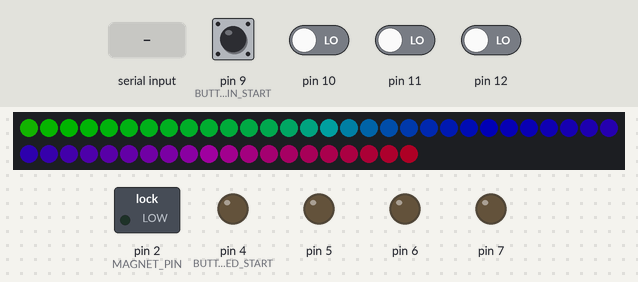
The sketch below on a simulated Arduino Uno, built with avr-gcc and run on an emulated ATmega328P. Shown: 50 RGB LEDs in strip order, left to right, continuing on the next row, switched loads named in the sketch (green lamp = pin HIGH), output pins drawn as LEDs (lit = HIGH). Inputs (shaded band) come from the test bench; at power-on: pin 9 (BUTTON_PIN_START), pin 10–12 LOW. Dim RGB values are drawn brighter than linear; what the sketch prints to the serial monitor is not drawn.

Above: at 4.2 s.
4.3 s: "90,45\n" received over Serial
At 4.47 s:
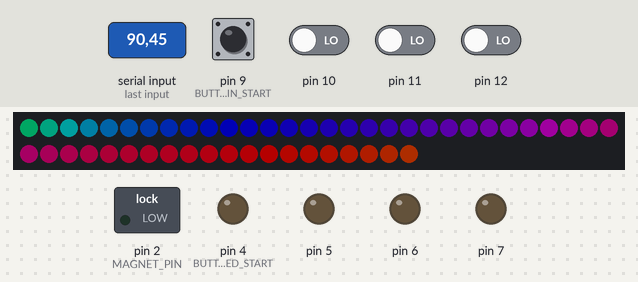
6.7 s: "30,150\n" received over Serial
At 7.49 s:
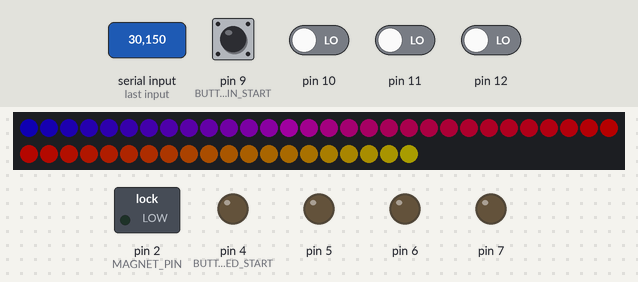
9.7 s: "3\n" received over Serial
At 13.52 s:
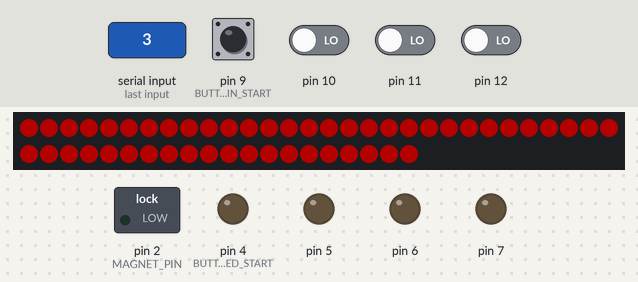
Timing chart, 0 to 15.0 s (numbered marks = the images above; inputs shaded):
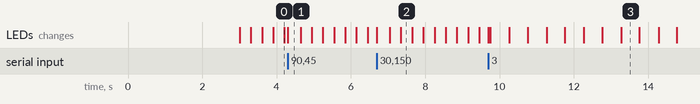

Measured:
- after the input at 9.7 s, the LEDs: first change after 0.05 s (image 3 shows a later state)

The sketch:

board.ino
```cpp
#include <Wire.h>
#include <FastLED.h>

#define LED_PIN 3
#define MAGNET_PIN 2

// There are 4 buttons each with one pin for the switch itself and one pin for its LED.
// LEDs are pin 4..8, switches are pins 9..12
#define NUM_BUTTONS 4
#define BUTTON_PIN_START 9
#define BUTTON_LED_START 4

// The two least significant bits of each command indicate its type.
// The remaining bits are command-specific information.
#define CMD_LEDS 0b11
#define CMD_BUTTON_LIGHT 0b01
#define CMD_MAGNET 0b10

// How often should an update be sent to the Game Controller
#define UPDATE_INTERVAL_MS 100

void setup()
{
	// Do this as soon as possible since the gantry is going to start moving and we don't want to
	// drag a piece with it.
	pinMode(MAGNET_PIN, OUTPUT);
    digitalWrite(MAGNET_PIN, LOW);

	// Setup the Serial interface
	Serial.begin(115200);
	Serial.setTimeout(50); // Make sure we don't spend too much time waiting for serial input

	// Configure pins
	for (int i = 0; i < NUM_BUTTONS; i++) {
		pinMode(BUTTON_PIN_START + i, INPUT);
		pinMode(BUTTON_LED_START + i, OUTPUT);
		digitalWrite(BUTTON_LED_START + i, LOW);
	}

	led_setup();

	send_status();
}

void loop()
{
	// Check for Serial communication
	if (Serial.available()) read_command();

	// If we're disconnected from the computer, turn off the LEDs
	if (!Serial) led_set_pallete_off();

	check_buttons();
	led_update();

	// Occasionally, send an update even if nothing's changed. Don't do this every
	// loop to avoid overwhelming the serial connection.
	static unsigned long last_update_time = 0;
	if (millis() - last_update_time >= UPDATE_INTERVAL_MS) {
		send_status();
		last_update_time = millis();
	}
}

/**
 * Read and process an incomming command from the Serial port.
 */
void read_command() {
	uint16_t raw_cmd = Serial.parseInt();

	// We often end up with a stray zero, so ignore it.
	// 0b00 is not a valid command mask, so no valid command can be zero.
	if (raw_cmd == 0) return;

	uint16_t cmd_type = raw_cmd & 0b11;
	uint16_t data = raw_cmd >> 2;

	switch (cmd_type)
	{
	case CMD_MAGNET:
		cmd_magnet(data);
		break;
	case CMD_BUTTON_LIGHT:
		cmd_button_light(data);
		break;
	case CMD_LEDS:
		cmd_leds(data);
		break;
	default:
		// Just ignore it
		break;
	}

	// If we've gotten a valid command, then something probably changed so we
	// should send a status update ASAP.
	send_status();
}

bool last_button_values[NUM_BUTTONS];

/**
 * Check if any buttons are newly (un)pressed, and send an update if so.
 */
void check_buttons() {
	bool need_to_send_update = false;
	for (int i = 0; i < NUM_BUTTONS; i++) {
		bool cur_button_value = digitalRead(BUTTON_PIN_START + i);
		if (cur_button_value != last_button_values[i]) {
			last_button_values[i] = cur_button_value;
			need_to_send_update = true;
		}
	}
	if (need_to_send_update) send_status();
}

/**
 * Send a status update to the Game Controller.
 *
 * Status updates are 8-bit messages in the form:
 *   0b100M1234 where:
 * M is the state of the magnet (on or off), and
 * 1234 is the state of each button (pressed or unpressed).
 */
void send_status() {
	uint8_t update = 0b10000000;
	for (int i = 0; i < NUM_BUTTONS; i++) {
		update |= (last_button_values[i] << i);
	}
	update |= digitalRead(MAGNET_PIN) << 4;
	Serial.write(update);
}

/**
 * Process a command to control the electromagnet.
 *
 * Command Format:
 *   0b00000A10 where:
 * A is 1 to turn the magnet on, or 0 to turn it off.
 */
void cmd_magnet(uint16_t data) {
	switch (data) {
		case 0:
			digitalWrite(MAGNET_PIN, LOW);
			break;
		case 1:
			digitalWrite(MAGNET_PIN, HIGH);
			break;
		default:
			return;
	}
}

/**
 * Process a command to enable/disable the LED ring around a button.
 *
 * Command Format:
 *   0b000ABB01 where:
 * A is the new state of the LED (1 for on, 0 for off), and
 * BB is index of the button.
 */
void cmd_button_light(uint16_t data) {
	uint8_t idx = data & 0b011;
	bool enabled = data & 0b100;
	digitalWrite(BUTTON_LED_START + idx, enabled ? HIGH : LOW);
}

/*******************************************************************************
 ************************************* LEDs ************************************
 ******************************************************************************/

// This code is mostly separate because it was written separately and combined with
// the code for the other aspects of the board.

#define NUM_LEDS 50
#define LED_BRIGHTNESS 64
#define LED_TYPE WS2811
#define LED_COLOR_ORDER RGB
CRGB leds[NUM_LEDS];

#define LED_UPDATE_INTERVAL_MS 10

CRGBPalette16 led_palette;
TBlendType led_blending = LINEARBLEND;
uint8_t led_speed = 1;
uint8_t led_max_brightness = 255;
uint8_t led_blink_time = 100;
uint8_t led_blink_brightness = 150;
uint8_t led_time_to_next_blink = led_blink_time;

const uint32_t LED_COMPUTER_COLOR = 0x6666FF;
const uint32_t LED_HUMAN_COLOR = CRGB::HotPink;

extern const TProgmemPalette16 led_palette_both_players PROGMEM;

/**
 * Configure the LEDs.
 *
 * Call this method in Arduino's setup().
 */
void led_setup()
{
	delay(3000); // power-up safety delay
	FastLED.addLeds<LED_TYPE, LED_PIN, LED_COLOR_ORDER>(leds, NUM_LEDS).setCorrection(TypicalLEDStrip);
	FastLED.setBrightness(LED_BRIGHTNESS);
	led_set_pallete_bootup();
	led_apply_palette(0, led_max_brightness);
	FastLED.show();
}


/**
 * Process a command to enable/disable the LED ring around a button.
 *
 * Command Format:
 *   0bAAAAAA11 where:
 * AAAAAA is the id of the LED pallete you want (see led_set_pallete).
 */
void cmd_leds(uint8_t pallete_id)
{
	led_set_pallete(pallete_id);
	led_update();
}

/**
 * Set the LED pallete to the pallete with id.
 *
 * We refer to different LED modes as palletes because that's how FastLED refers to
 * them, but our palletes also include things like animation timing so it's a bit of
 * a misnomer.
 */
void led_set_pallete(uint8_t id) {
	switch (id)
	{
	case 0: return led_set_pallete_fail();
	case 1: return led_set_pallete_bootup();
	case 2: return led_set_pallete_getting_ready();
	case 3: return led_set_pallete_ready();
	case 4: return led_set_pallete_human_turn();
	case 5: return led_set_pallete_autoplay_human_think();
	case 6: return led_set_pallete_computer_move();
	case 7: return led_set_pallete_computer_think();
	default:
		break;
	}
}

/**
 * Update LEDs and animations.
 *
 * Call this function as often as possible (ex. from Arduino's loop).
 */
void led_update()
{
	static unsigned long last_led_update = 0;
	if (millis() - last_led_update < LED_UPDATE_INTERVAL_MS) return;
	last_led_update = millis();

	static uint8_t led_position = 0;
	led_position = led_position + led_speed;

	uint8_t brightness = led_max_brightness;

	if (led_time_to_next_blink == 0) {
		led_time_to_next_blink = led_blink_time;
	}
	if (led_time_to_next_blink-- >= (led_blink_time / 2)) {
		brightness -= led_blink_brightness;
	}

	led_apply_palette(led_position, brightness);

	FastLED.show();
}

/**
 * Apply the current pallete to the physical LEDs.
 */
void led_apply_palette(uint8_t offset, uint8_t brightness)
{
	for (int i = 0; i < NUM_LEDS; ++i)
	{
		leds[i] = ColorFromPalette(led_palette, offset, brightness, led_blending);
		offset += 3;
	}
}

void led_set_pallete_fail() // ID: 0
{
	led_set_animation_blink();
	fill_solid(led_palette, 16, CRGB::Red);
}

void led_set_pallete_bootup() // ID: 1
{
	led_set_animation_spin();
	led_palette = RainbowColors_p;
}

void led_set_pallete_getting_ready() // ID: 2
{
	led_set_animation_spin();
	led_palette = RainbowStripeColors_p;
}

void led_set_pallete_ready() // ID: 3
{
	led_set_animation_spin();
	led_palette = led_palette_both_players;
}

void led_set_pallete_human_turn() // ID: 4
{
	led_set_animation_spin();
	fill_solid(led_palette, 16, LED_HUMAN_COLOR);
	led_palette[0] = CRGB::Black;
	led_palette[1] = CRGB::Black;
	led_palette[4] = CRGB::Black;
	led_palette[5] = CRGB::Black;
	led_palette[8] = CRGB::Black;
	led_palette[9] = CRGB::Black;
	led_palette[12] = CRGB::Black;
	led_palette[13] = CRGB::Black;
}

void led_set_pallete_autoplay_human_think() // ID: 5
{
	led_set_animation_blink();
	fill_solid(led_palette, 16, LED_HUMAN_COLOR);
}

void led_set_pallete_computer_move() // ID: 6
{
	led_set_animation_spin();
	fill_solid(led_palette, 16, LED_COMPUTER_COLOR);
	led_palette[0] = CRGB::Black;
	led_palette[1] = CRGB::Black;
	led_palette[4] = CRGB::Black;
	led_palette[5] = CRGB::Black;
	led_palette[8] = CRGB::Black;
	led_palette[9] = CRGB::Black;
	led_palette[12] = CRGB::Black;
	led_palette[13] = CRGB::Black;
}

void led_set_pallete_computer_think() // ID: 7
{
	led_set_animation_blink();
	fill_solid(led_palette, 16, LED_COMPUTER_COLOR);
}

void led_set_pallete_off() // this isn't accessible over serial, used when serial is disconnected
{
	led_set_animation(0, 0, 0);
	fill_solid(led_palette, 16, CRGB::Black);
}

const TProgmemPalette16 led_palette_both_players PROGMEM =
	{
		LED_COMPUTER_COLOR,
		LED_COMPUTER_COLOR,
		CRGB::Black,
		CRGB::Black,
		LED_HUMAN_COLOR,
		LED_HUMAN_COLOR,
		CRGB::Black,
		CRGB::Black,

		LED_COMPUTER_COLOR,
		LED_COMPUTER_COLOR,
		CRGB::Black,
		CRGB::Black,
		LED_HUMAN_COLOR,
		LED_HUMAN_COLOR,
		CRGB::Black,
		CRGB::Black
	};

/**
 * Helper: set all animation parameters for the LEDs.
 */
void led_set_animation(int speed, int new_blink_time, int blink_intensity)
{
	led_speed = speed;
	led_max_brightness = 255;
	led_blink_time = new_blink_time;
	led_blink_brightness = blink_intensity;
	led_time_to_next_blink = new_blink_time;
}

/**
 * Helper: set the animation parameters for the LEDs to a standard blink.
 */
void led_set_animation_blink()
{
	led_set_animation(0, 100, 100);
}

/**
 * Helper: set the animation parameters for the LEDs to a standard spin.
 */
void led_set_animation_spin()
{
	led_set_animation(1, 0, 0);
}

/**
 * Helper: set the animation parameters for the LEDs to a standard blink and spin,
 * at the same time.
 */
void led_set_animation_blink_and_spin()
{
	led_set_animation(1, 100, 100);
}
```
